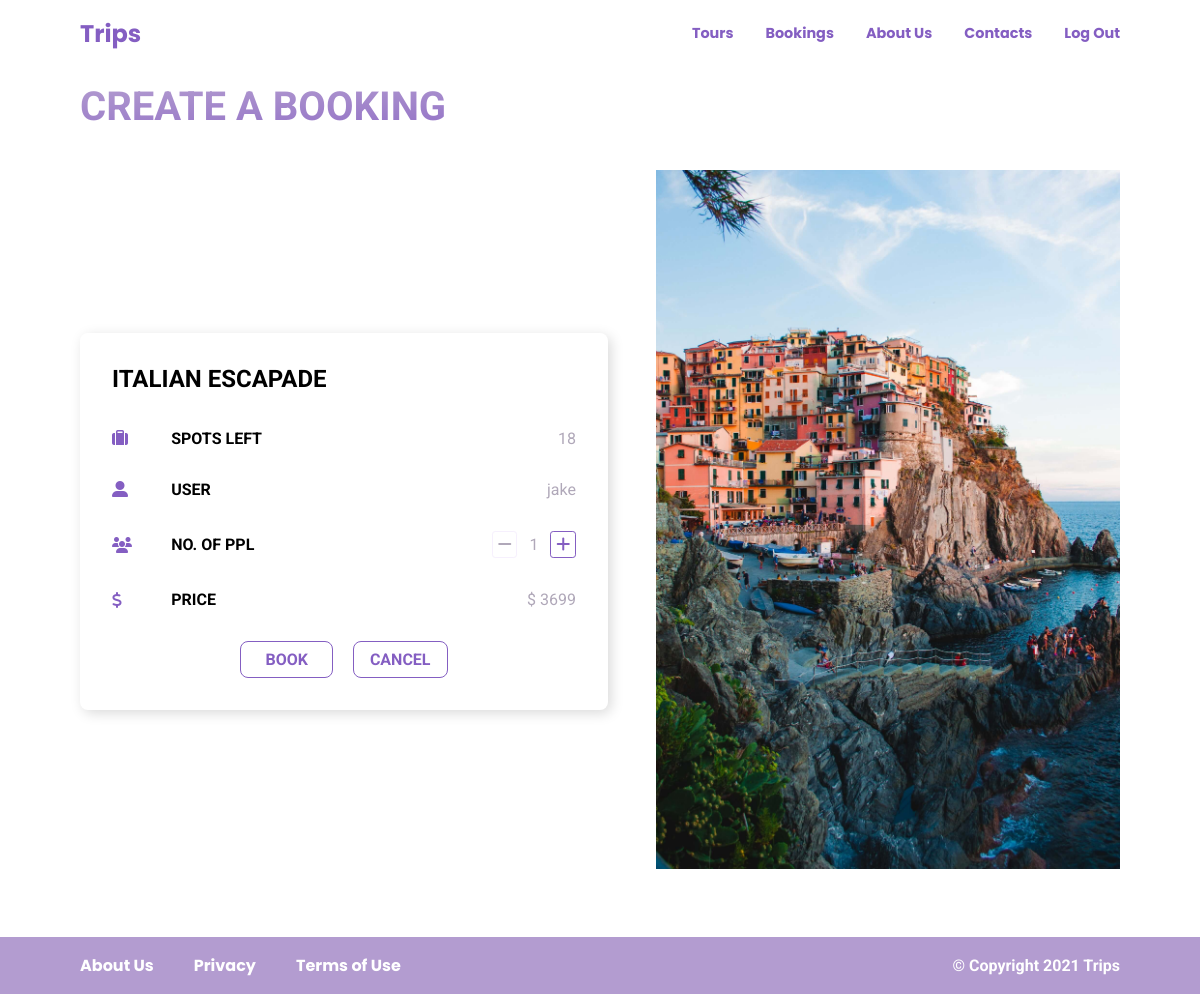
The app's page /bookings/new/italian-escapade (signed in) with its own data.
### tours/models.py (models this page shows, shortened)
class Tour(models.Model):
    name = models.CharField(max_length=100, unique=True)
    slug = models.SlugField(max_length=100, db_index=True)
    duration = models.IntegerField()
    max_group_size = models.IntegerField()
    ratings = models.FloatField(default=0)
    ratings_number = models.IntegerField(default=0)
    price = models.FloatField()
    summary = models.TextField()
    description = models.TextField()
    start_date = models.DateField()
    end_date = models.DateField()
    created_at = models.DateTimeField(auto_now_add=True)
    locations = models.ManyToManyField(Location)
    images = models.ManyToManyField(Image)
    num_of_spots_left = models.IntegerField()

### bookings/views.py (the view, shortened to what this page needs)
# urls.py: path("new/<slug:slug>", views.make_booking, name="new_booking"),
@login_required
def make_booking(request, slug):
    if request.method == "POST":
        tour = Tour.objects.filter(slug=slug).first()
        num_of_participant = int(request.POST.get("ppl"))
        if num_of_participant > tour.num_of_spots_left:
            messages.error(
                request,
                f"The number of spots left on the tour is {tour.num_of_spots_left}. Please change the number of participants.",
            )
            context = {"tour": tour, "ppl": num_of_participant}
        else:
            path = reverse("confirm_booking", args=[slug])
            request.session["no_of_participants"] = num_of_participant
            return redirect(path)
    else:
        tour = get_object_or_404(Tour, slug=slug)
        context = {"tour": tour, "ppl": 1}
    return render(request, "bookings/new_booking.html", context)

### bookings/templates/bookings/new_booking.html (shortened to what this page needs)
{% extends 'base.html' %}
{% load static %}
{% block css_files %}
	<link rel="stylesheet" href="{% static 'bookings/css/bookings_nav.css' %}">
	<link rel="stylesheet" href="{% static 'bookings/css/new_booking.css' %}">
{% endblock %}
{% block content %}
	<div class="inner_container">
		<header>
			{% include 'includes/navigation.html' %}
		</header>
		<div class="content_container">
			<section class="new_booking_section">
				<h1>CREATE A BOOKING</h1>
				<div class="new_booking_content_container">
					<div class="form_container">
						<h4>{{ tour.name|upper }}</h4>
						<div class="new_booking_detail_container">
							<div class="new_booking_detail_item">
								<i class="fas fa-suitcase"></i>
								<span class="detail_text">SPOTS LEFT</span>
								<span class="detail_value">{{ tour.num_of_spots_left }}</span>
							</div>
							<div class="new_booking_detail_item">
								<i class="fas fa-user-alt"></i>
								<span class="detail_text">USER</span>
								<span class="detail_value">{{ user.username }}</span>
							</div>
							<div class="new_booking_detail_item">
								<i class="fas fa-users"></i>
								<span class="detail_text">NO. OF PPL</span>
								<div class="new_booking_ppl_container">
									<button class="btn_ppl btn_minus">
										<i class="fas fa-minus"></i>
									</button>
									<span class="detail_value detail_ppl">{{ ppl }}</span>
									<button class="btn_ppl btn_plus">
										<i class="fas fa-plus"></i>
									</button>
								</div>
							</div>
							<div class="new_booking_detail_item">
								<i class="fas fa-dollar-sign"></i>
								<span class="detail_text">PRICE</span>
								<span class="detail_value detail_price">$ {{ tour.price|floatformat }}</span>
							</div>
							<form method="POST" class="new_booking_btn_container">
								<button class="btn_submit">BOOK</button>
								<a href="{% url 'tour' tour.slug %}" class="btn_cancel">
									CANCEL
								</a>
							</form>
						</div>
					</div>
					<div class="new_booking_img_container">
						<img src="{% static 'bookings/images/new_booking.jpg' %}" alt="map">
					</div>
				</div>
			</section>
		</div>
	</div>
{% endblock %}

### static/css/styles.css (style rules this page uses)
*, *::before, *::after { margin: 0; padding: 0; box-sizing: border-box; }
:root { --color-primary: #845ec2; --color-secondary: #b39cd0; --color-white: #fff; --color-gray: #b0a8b9; --color-error: rgb(252, 74, 9); --color-black: #000; --color-purple-light: rgb(246, 240, 253); }
body, textarea { font-family: 'Roboto', sans-serif; }
a { text-decoration: none; font-family: 'Poppins', sans-serif; }
.inner_container { flex: auto; }
.content_container { padding: 0 1.5em; }
@media only screen and (min-width: 700px) { .content_container { padding: 0 4em; } }
@media only screen and (min-width: 1000px) { .content_container { padding: 0 5em; } }

### bookings/static/bookings/css/new_booking.css (style rules this page uses)
.new_booking_section { margin: 1em 0 4em; }
.new_booking_section h1 { color: transparent; background-image: linear-gradient( to right bottom, var(--color-secondary), var(--color-primary) ); background-clip: text; -webkit-background-clip: text; margin-bottom: 1em; }
.form_container { padding: 2em; box-shadow: 0.2em 0.2em 0.8em rgba(0, 0, 0, 0.15); border-radius: 0.5em; }
.form_container h4 { font-size: 1.2rem; margin-bottom: 1.5em; }
.new_booking_detail_container { display: grid; grid-template-columns: 1fr; gap: 2em; }
.new_booking_detail_item { display: grid; grid-template-columns: 0.1fr 0.4fr 0.5fr; gap: 1em; align-items: center; }
.new_booking_detail_item i { color: var(--color-primary); }
.detail_text { font-weight: bold; }
.detail_value { justify-self: end; color: var(--color-gray); }
.new_booking_ppl_container { justify-self: end; }
.detail_ppl { margin: 0 0.5em; }
.btn_ppl { all: unset; border: 1px solid var(--color-primary); padding: 0.2em 0.3em; border-radius: 0.2em; cursor: pointer; transition: background-color 0.3s; }
.btn_ppl i { transition: color 0.3s; }
.btn_ppl.disabled { cursor: not-allowed; border-color: var(--color-purple-light); }
.btn_ppl.disabled i { color: var(--color-gray); }
.new_booking_img_container { display: none; }
.new_booking_btn_container { text-align: center; }
.btn_submit, .btn_cancel { all: unset; font-weight: bold; color: var(--color-primary); border: 1px solid var(--color-primary); border-radius: 0.5em; cursor: pointer; transition: color 0.3s, background-color 0.3s; }
.btn_submit { padding: 0.5em 1.5em; }
.btn_cancel { padding: 0.5em 1em; margin-left: 1em; display: inline-block; }
@media only screen and (min-width: 800px) { .new_booking_section h1 { font-size: 2.5rem; } }
@media only screen and (min-width: 800px) { .form_container h4 { font-size: 1.5rem; } }
@media only screen and (min-width: 900px) { .new_booking_content_container { display: flex; align-items: center; } }
@media only screen and (min-width: 900px) { .form_container { flex: 0.5; } }
@media only screen and (min-width: 900px) { .new_booking_img_container { display: block; flex: 0.5; margin-left: 3em; position: relative; } }
@media only screen and (min-width: 900px) { .new_booking_img_container img { width: 100%; } }

### records on screen
Tour: name "ITALIAN ESCAPADE", num_of_spots_left "18", price "3699"

### other values on screen
{{ user.username }} "jake"
{{ ppl }} "1"
